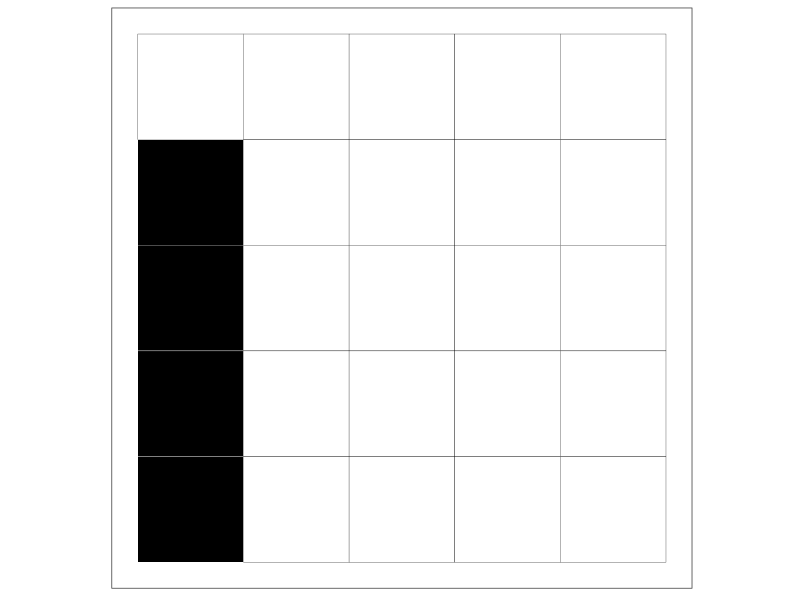

Recreate this plot in R.
require(igraph)
require(ggplot2)
require(reshape2)

matrixPlot <- function(graphToPlot){
  
  gAdjMatrix <- as.matrix(as_adj(graphToPlot))
  
  logMatrix <- (gAdjMatrix == 1)
  
  matData <- melt(logMatrix)
  
  g <- ggplot(data = matData,
              aes(Var2, Var1)) + 
    geom_tile(aes(fill = value, 
                  color = value)) + 
    coord_equal() + 
    scale_fill_manual(values = c("TRUE" = "black", "FALSE" = "white")) + 
    scale_color_manual(values = c("TRUE" = "white", "FALSE" = "black")) + 
    theme_bw() +
    theme(axis.title = element_blank(),
          axis.text = element_blank(),
          axis.ticks = element_blank(),
          panel.grid = element_blank()) +
    guides(fill = FALSE, color = FALSE) +
    scale_y_reverse()
  
  print(g)
}

#test

matrixPlot(make_star(5))